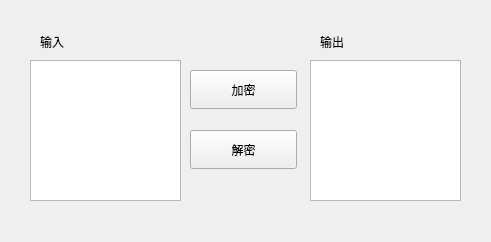
<?xml version="1.0" encoding="UTF-8"?>
<ui version="4.0">
 <class>Base64</class>
 <widget class="QWidget" name="Base64">
  <property name="geometry">
   <rect>
    <x>0</x>
    <y>0</y>
    <width>491</width>
    <height>242</height>
   </rect>
  </property>
  <property name="windowTitle">
   <string>Form</string>
  </property>
  <widget class="QTextEdit" name="inputBox">
   <property name="geometry">
    <rect>
     <x>30</x>
     <y>60</y>
     <width>151</width>
     <height>141</height>
    </rect>
   </property>
  </widget>
  <widget class="QLabel" name="label">
   <property name="geometry">
    <rect>
     <x>40</x>
     <y>30</y>
     <width>68</width>
     <height>23</height>
    </rect>
   </property>
   <property name="text">
    <string>输入</string>
   </property>
  </widget>
  <widget class="QLabel" name="label_2">
   <property name="geometry">
    <rect>
     <x>320</x>
     <y>30</y>
     <width>68</width>
     <height>23</height>
    </rect>
   </property>
   <property name="text">
    <string>输出</string>
   </property>
  </widget>
  <widget class="QTextEdit" name="outputBox">
   <property name="geometry">
    <rect>
     <x>310</x>
     <y>60</y>
     <width>151</width>
     <height>141</height>
    </rect>
   </property>
  </widget>
  <widget class="QPushButton" name="btnEncode">
   <property name="geometry">
    <rect>
     <x>190</x>
     <y>70</y>
     <width>107</width>
     <height>39</height>
    </rect>
   </property>
   <property name="text">
    <string>加密</string>
   </property>
  </widget>
  <widget class="QPushButton" name="btnDecode">
   <property name="geometry">
    <rect>
     <x>190</x>
     <y>130</y>
     <width>107</width>
     <height>39</height>
    </rect>
   </property>
   <property name="text">
    <string>解密</string>
   </property>
  </widget>
 </widget>
 <resources/>
 <connections/>
</ui>
